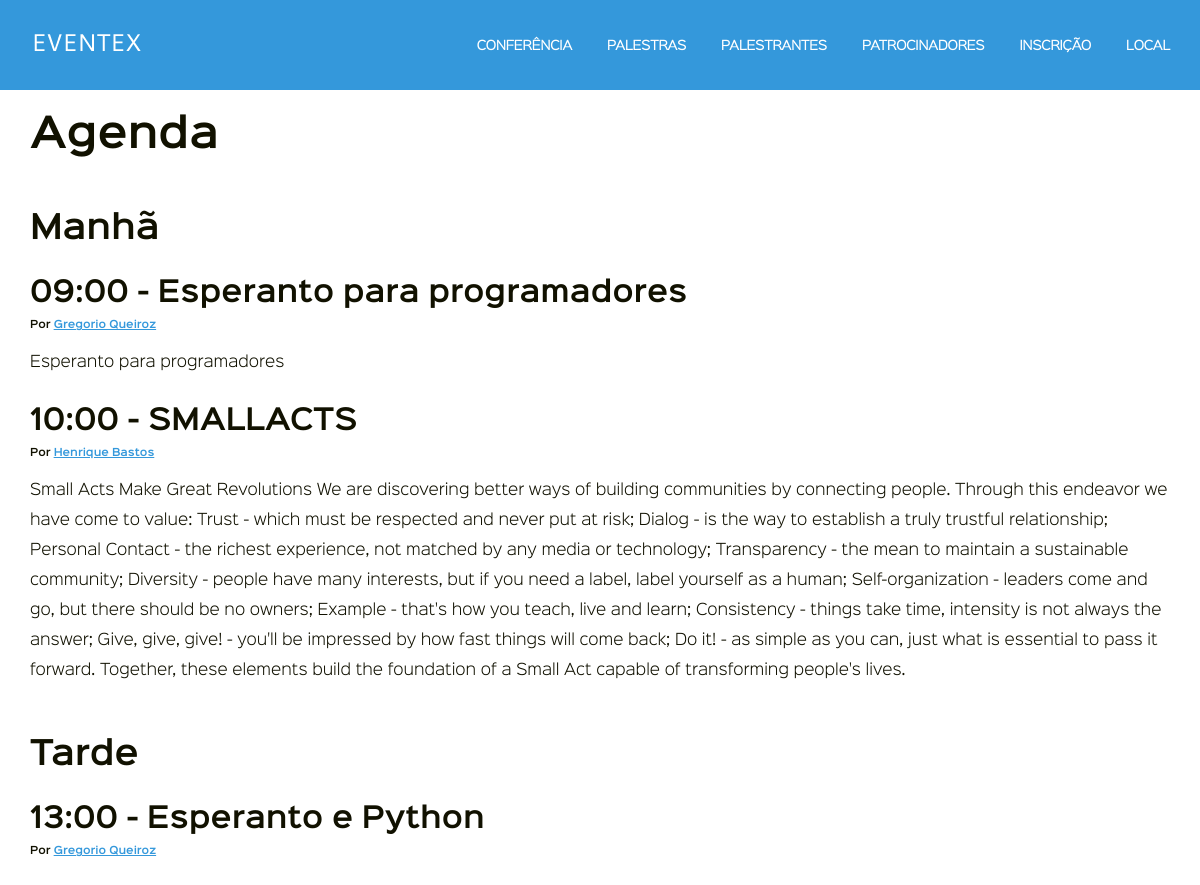
Screenshot of /palestras/ with the database file from the repository.
### eventex/core/models.py (models this page shows, shortened)
class Activity(models.Model):
    title = models.CharField('título', max_length=100)
    start = models.TimeField('início', blank=True, null=True)
    description = models.TextField('descrição', blank=True)
    speakers = models.ManyToManyField("Speaker", verbose_name='palestrantes', blank=True)
    objects = PeriodManager()
    class Meta:
        abstract = True
        ordering = ['start']
        verbose_name_plural = 'palestras'
        verbose_name = 'palestra'

class Talk(Activity): #Modelo Concreto
    pass

class Speaker(models.Model):
    name = models.CharField('nome',max_length=255)
    title = models.CharField('título',max_length=100)
    slug = models.SlugField('slug')
    photo = models.URLField('foto')
    website = models.URLField('website', blank=True)
    description = models.TextField('descrição', blank=True)
    class Meta:
        verbose_name_plural = 'palestrantes'
        verbose_name = 'palestrante'
    def get_absolute_url(self):
        return r('speaker_detail', slug=self.slug)

### eventex/core/views.py (the view)
# urls.py: path('palestras/', talk_list, name="talk_list"),
def talk_list(request):
    context = {
        'morning_talks': Talk.objects.at_morning(),
        'afternoon_talks': Talk.objects.at_afternoon(),
    }
    return render(request,'core/talk_list.html' , context)

### eventex/core/managers.py (called while the page is built)
    def at_morning(self):
        return self.filter(start__lt=self.MIDDAY)

    def at_afternoon(self):
        return self.filter(start__gte=self.MIDDAY)

### eventex/core/templates/core/talk_list.html
{% extends 'base.html' %}
{% block content %}
<section>
    <div class="talks content row padding-bottom-3 desktop-12 container">
        <h1>Agenda</h1>
        <h2>Manhã</h2>
        {% for talk in morning_talks %}
            {% include 'core/talk_list_snippet.html' with talk=talk only %}
        {% empty %}
            <p>Ainda não existem palestras de manhã.</p>
        {% endfor %}
        <h2>Tarde</h2>
        {% for talk in afternoon_talks %}
            {% include 'core/talk_list_snippet.html' with talk=talk only %}
        {% empty %}
        <p>Ainda não existem palestras de tarde.</p>
        {% endfor %}
    </div>
</section>
{% endblock content %}

### eventex/core/templates/core/talk_list_snippet.html
<h3>{{ talk.start }} - {{ talk.title }}</h3>
<h4>Por
    {% for speaker in talk.speakers.all %}
        <a href="{{ speaker.get_absolute_url }}">{{ speaker.name}}</a>
    {% endfor %}
</h4>
<p>{{ talk.description }}</p>

### eventex/core/static/css/main.css (style rules this page uses)
body { font-family: 'sinkin_sans300_light', serif; }
h1, h2, h3, h4, h5, h6 { font-family: 'sinkin_sans600_semibold', serif; }
h1 { padding: 10px 0 14px; }
h2 { padding: 23px 0 7px; }
h3 { padding: 27px 0 11px; }
h4 { padding: 33px 0 23px; }
h1, h2 { letter-spacing: -0.006em; word-spacing: -0.05em; }
p, li, dt, dd, th, td, caption { font-size: 1.5em; line-height: 30px; }
p, ul, ol, dl { padding: 7px 0 23px; }
.talks h3 { min-height: 1em; padding: 0; }
.talks h4 { min-height: 1em; font-size: 1em; padding: 0; margin: 0; }

### rows the page displays
Talk: start "09:00", title "Esperanto para programadores", description "Esperanto para programadores"
Speaker: name "Gregorio Queiroz"
Talk: start "10:00", title "SMALLACTS", description "Small Acts Make Great Revolutions We are discovering better ways of building communities by connecting people. Through this endeavor we have come to value: Trust - which must be respected and never put at risk; Dialog - is the way to establish a truly trustful relationship; Personal Contact - the richest experience, not matched by any media or technology; Transparency - the mean to maintain a sustainable community; Diversity - people have many interests, but if you need a label, label yourself as a human; Self-organization - leaders come and go, but there should be no owners; Example - that's how you teach, live and learn; Consistency - things take time, intensity is not always the answer;…"
Speaker: name "Henrique Bastos"
Talk: start "13:00", title "Esperanto e Python"
